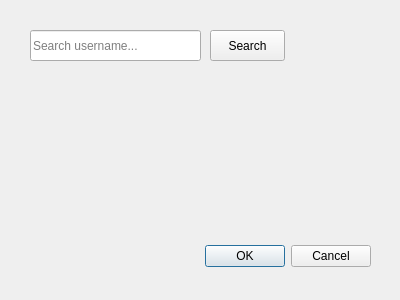
<?xml version="1.0" encoding="UTF-8"?>
<ui version="4.0">
 <class>SendPost</class>
 <widget class="QDialog" name="SendPost">
  <property name="geometry">
   <rect>
    <x>0</x>
    <y>0</y>
    <width>400</width>
    <height>300</height>
   </rect>
  </property>
  <property name="windowTitle">
   <string>Dialog</string>
  </property>
  <widget class="QDialogButtonBox" name="buttonBox">
   <property name="geometry">
    <rect>
     <x>30</x>
     <y>240</y>
     <width>341</width>
     <height>32</height>
    </rect>
   </property>
   <property name="orientation">
    <enum>Qt::Horizontal</enum>
   </property>
   <property name="standardButtons">
    <set>QDialogButtonBox::Cancel|QDialogButtonBox::Ok</set>
   </property>
  </widget>
  <widget class="QLineEdit" name="lineEdit">
   <property name="geometry">
    <rect>
     <x>30</x>
     <y>30</y>
     <width>171</width>
     <height>31</height>
    </rect>
   </property>
   <property name="frame">
    <bool>true</bool>
   </property>
   <property name="placeholderText">
    <string>Search username...</string>
   </property>
  </widget>
  <widget class="QPushButton" name="pushButton">
   <property name="geometry">
    <rect>
     <x>210</x>
     <y>30</y>
     <width>75</width>
     <height>31</height>
    </rect>
   </property>
   <property name="text">
    <string>Search</string>
   </property>
  </widget>
 </widget>
 <resources/>
 <connections>
  <connection>
   <sender>buttonBox</sender>
   <signal>accepted()</signal>
   <receiver>SendPost</receiver>
   <slot>accept()</slot>
   <hints>
    <hint type="sourcelabel">
     <x>248</x>
     <y>254</y>
    </hint>
    <hint type="destinationlabel">
     <x>157</x>
     <y>274</y>
    </hint>
   </hints>
  </connection>
  <connection>
   <sender>buttonBox</sender>
   <signal>rejected()</signal>
   <receiver>SendPost</receiver>
   <slot>reject()</slot>
   <hints>
    <hint type="sourcelabel">
     <x>316</x>
     <y>260</y>
    </hint>
    <hint type="destinationlabel">
     <x>286</x>
     <y>274</y>
    </hint>
   </hints>
  </connection>
 </connections>
</ui>
